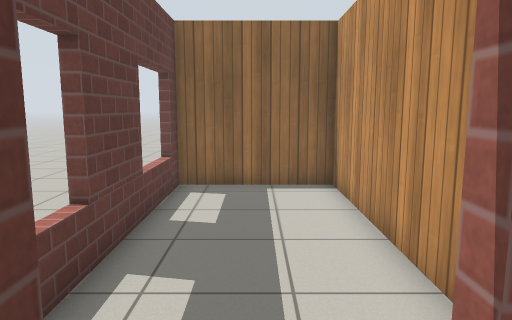
view 1 (above)

21 first-person views from a walk through a robot-simulator world made for Gazebo. The camera is 1.2 m above the floor, tilts 8° down and sees 70° across. The floor is counted in squares, 0.5 m on a side. Each view is taken from the middle of a square. On the plan, view 1 faces up. The plan holds only what a view shows up to about 20 squares ahead; the rest is blank. Gazebo's built-in surfaces are drawn with simple patterns.

view 2
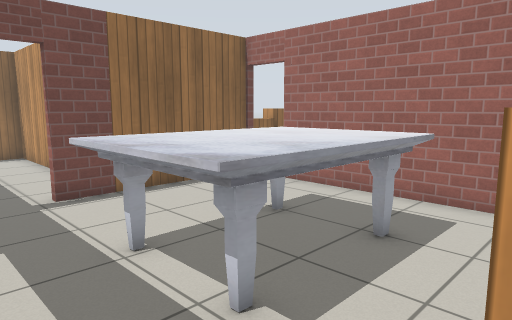

view 3
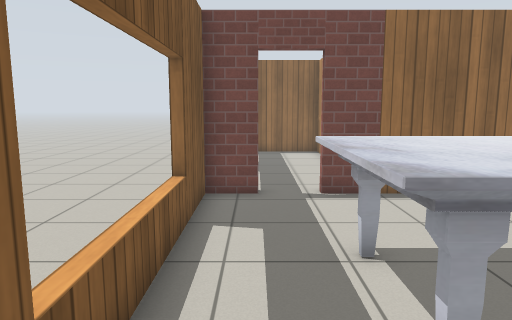

view 4
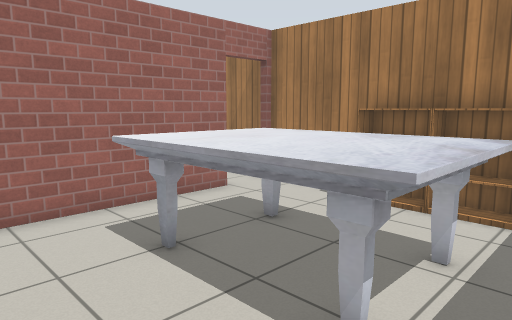

view 5
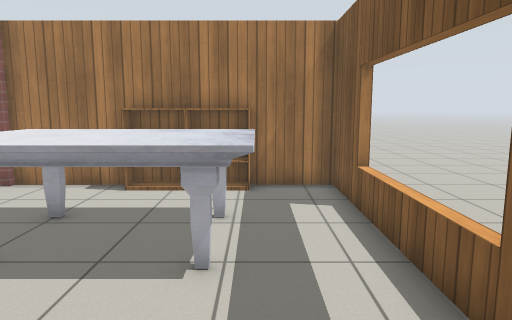

view 6
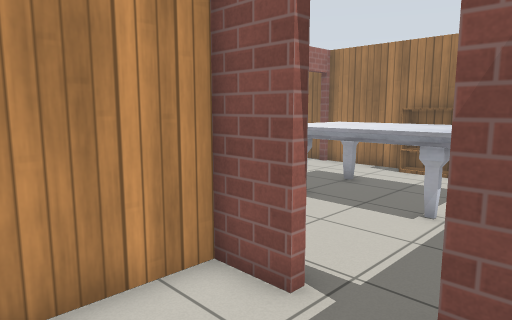

view 7
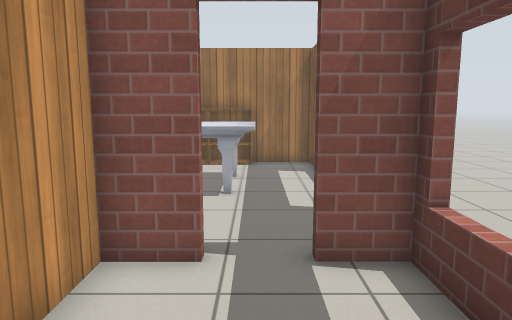

view 8
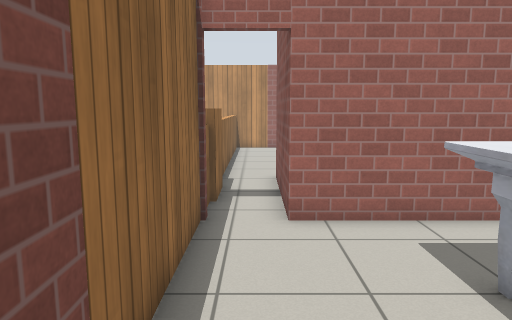

view 9
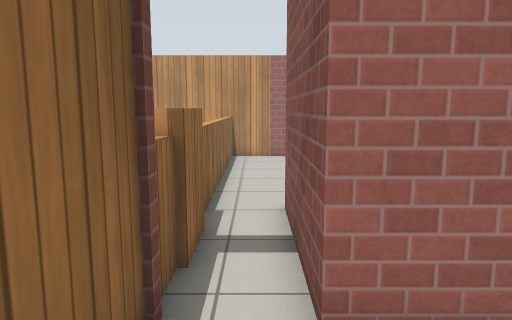

view 10
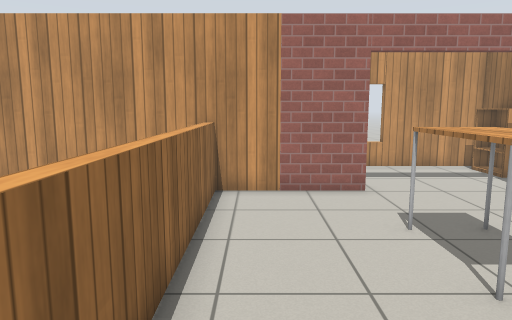

view 11
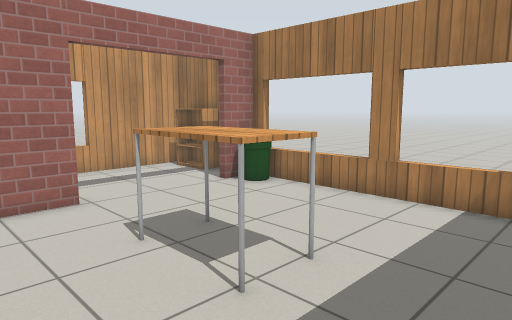

view 12
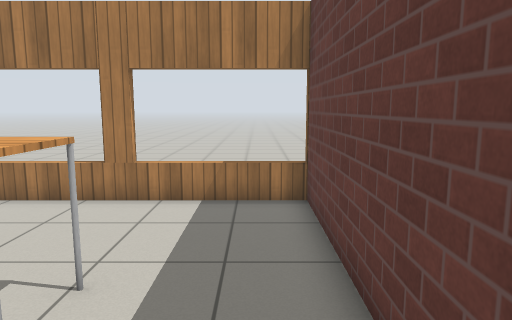

view 13
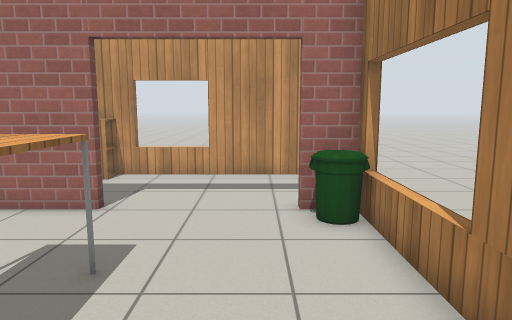

view 14
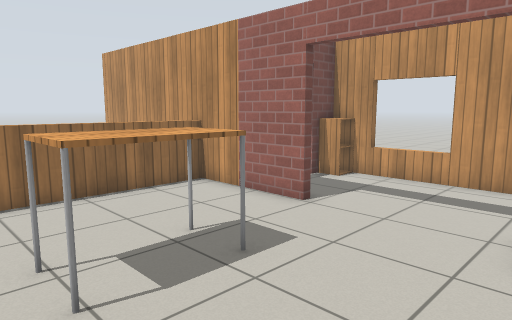

view 15
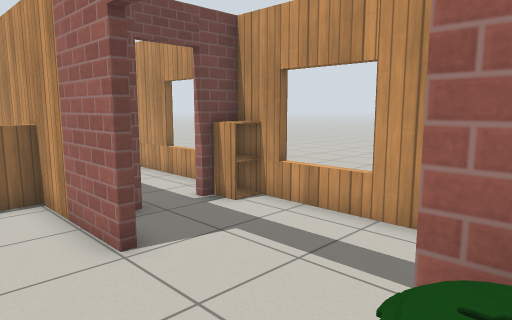

view 16
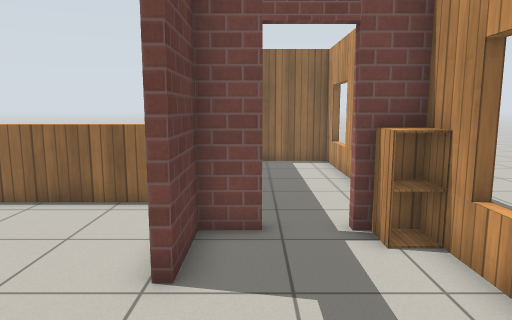

view 17
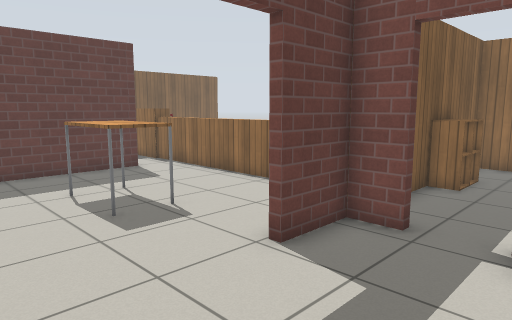

view 18
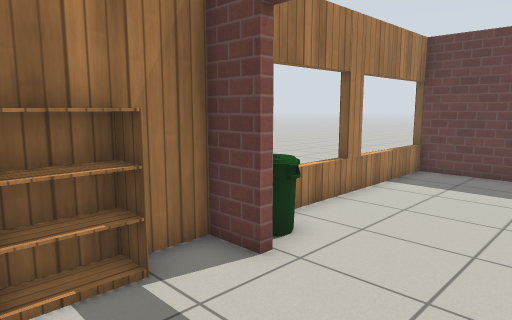

view 19
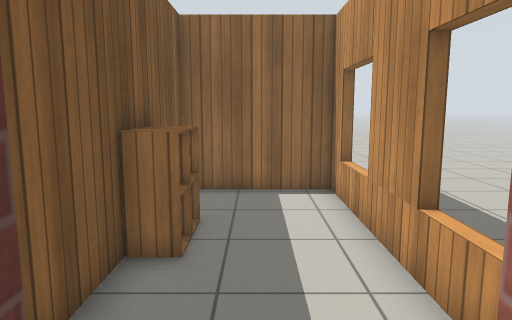

view 20
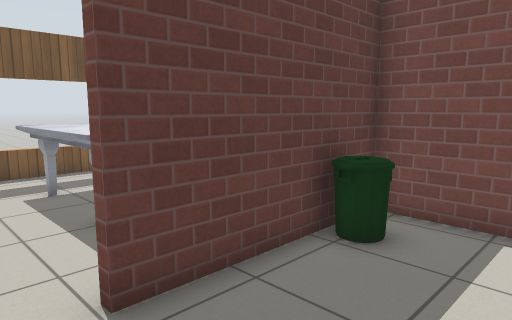

view 21
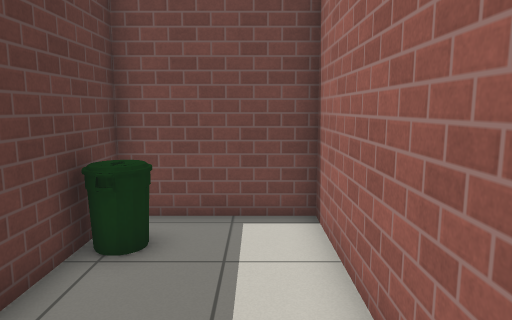

### Floor plan
Points are (right, up) in squares from view 1. A wall is a line through its corners. A room is listed if a view was taken in it or the views show most of it. See-through windows are left out.
Room 1 (views 1, 2, 3, 4, 8, 9)
walls: (-0.9, 1.2) (-2.4, 1.2) (-2.4, -9.4) (7.8, -9.4); (7.7, -7.4) (7.7, -0.7); (7.9, 1.2) (0.8, 1.2)
ways out: open door at (-0.5, 1) to room 2; open door at (8, -8.5) to room 5; open door at (8, 0.5)
objects: bookshelf (0, -9) to (2, -9); marble table (0, -6) to (5, -3); bookshelf (3, -9) to (4, -9)
Room 2 (views 5, 6, 7)
walls: (0.8, 1.5) (2.5, 1.5) (2.5, 11.4) (-2.4, 11.4) (-2.4, 1.5) (-0.9, 1.5)
ways out: open door at (-0.5, 1) to room 1
Room 3 (views 10, 11, 12, 13, 14, 15)
walls: (22.6, -3.3) (22.6, 1.1); (12.6, -9.4) (22.6, -9.4) (22.6, -8); (9.4, 1.2) (7.9, 1.2); (7.7, -0.7) (12.6, -0.7) (12.6, -9.7)
low walls: (22.9, 1.2) (11.5, 1.2)
ways out: open door at (23, -6) to room 4
objects: bookshelf (10, 1) to (11, 1); table (17, -4) to (19, -3); bin (21, -9) to (22, -8)
Room 4 (views 16, 17, 18, 19)
walls: (27.1, -5.3) (27.6, -5.3); (26.5, -1) (25.9, -1); (22.9, -8) (22.9, -9.4) (27.3, -9.4) (27.3, -2.5); (24.3, -1) (22.9, -1) (22.9, -3.3)
ways out: open door at (23, -6) to room 3; open door at (25, -1) to room 6
objects: bookshelf (25, -9) to (26, -9); cabinet (27, -2) to (27, -1)
Room 5 (views 20, 21)
walls: (12.4, -7.2) (12.4, -1) (8, -1) (8, -7.4); (8, -9.4) (10.1, -9.4)
ways out: open door at (8, -8.5) to room 1
objects: bin (9, -3)
Room 6 (no view inside)
walls: (22.9, 3.5) (22.9, 1.2); (27.3, 1.1) (27.3, 8.7) (22.9, 8.7) (22.9, 5.4)
ways out: open door at (25, -1) to room 4
objects: cabinet (23, 4) to (24, 4); cabinet (23, 5) to (24, 5)

Positions as (right, up) in squares from view 1, and headings:
1: (0, 0), facing up
2: (-2, -9), facing up-right
3: (-1, -9), facing up
4: (-1, 0), facing down-right
5: (0, 2), facing down
6: (-2, 5), facing down-right
7: (0, 7), facing down
8: (0, 0), facing right
9: (4, 0), facing right
10: (12, 0), facing right
11: (13, 0), facing down-right
12: (14, 0), facing down
13: (14, -7), facing right
14: (15, -9), facing up-right
15: (20, -9), facing up-right
16: (24, -8), facing up
17: (27, -8), facing up-left
18: (27, -4), facing down-left
19: (25, -2), facing up
20: (12, -9), facing up-left
21: (11, -9), facing up
